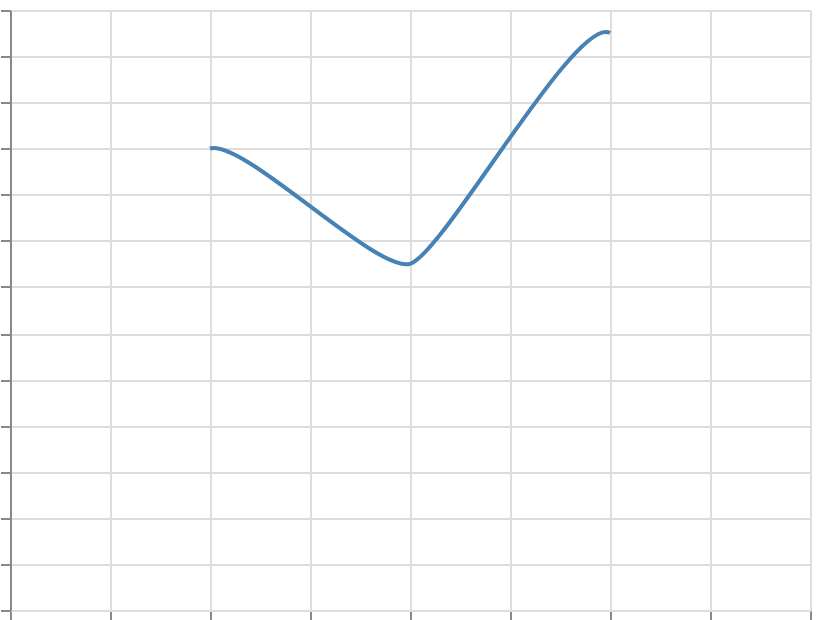

Specify this chart in Vega-Lite:
### Vega specification from a JSON file in a GitHub repository (floating-point values rounded to 4 significant figures)
{"$schema": "https://vega.github.io/schema/vega/v6.json", "width": 400, "height": 300, "padding": 5, "autosize": "none", "data": [{"name": "table", "values": [{"x": 0, "y": 10}, {"x": 1, "y": 20}, {"x": 2, "y": 15}, {"x": 3, "y": 25}, {"x": 4, "y": 5}]}], "scales": [{"name": "x", "type": "linear", "domain": {"data": "table", "field": "x"}, "range": "width", "nice": true}, {"name": "y", "type": "linear", "domain": {"data": "table", "field": "y"}, "range": [{"signal": "height"}, 0], "nice": true}], "marks": [{"type": "line", "from": {"data": "table"}, "encode": {"update": {"x": {"scale": "x", "field": "x"}, "y": {"scale": "y", "field": "y"}, "stroke": {"value": "steelblue"}, "strokeWidth": {"value": 2}, "interpolate": {"value": "cardinal-open"}, "tension": {"value": 0.5}}}}], "axes": [{"scale": "x", "orient": "bottom", "grid": true, "labels": false}, {"scale": "y", "orient": "left", "grid": true, "labels": false}]}
